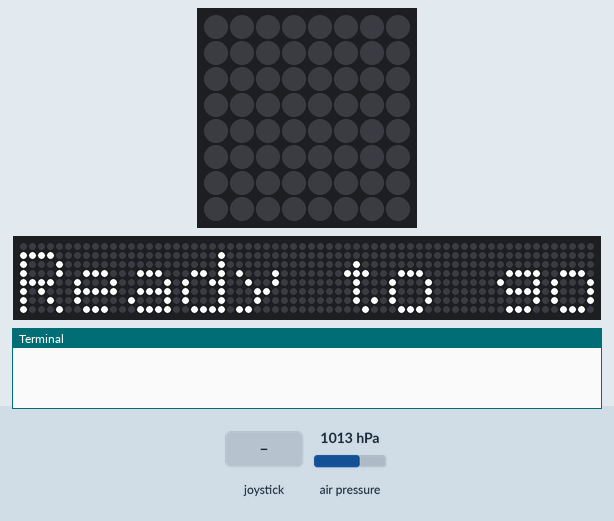
This program was run on a simulated Raspberry Pi (BCM pin numbers) with a Sense HAT. On the bench: the Sense HAT's 8×8 RGB LED matrix, a strip that is not on the board, showing the scrolling text unrolled, the last lines printed to the terminal. Inputs (shaded band) come from the test bench; at power-on: air pressure 1013 hPa. The 64×8 strip is a reading aid, not a part: it shows the text the matrix is scrolling, unrolled, one strip-width of it at a time.

Above: at 7.3 s.
8.6 s: joystick pushed up
At 9.0 s:
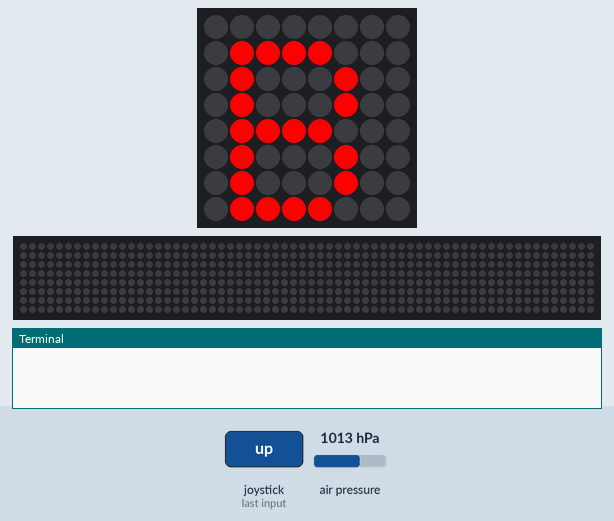
10.8 s: joystick pushed down
At 13.7 s:
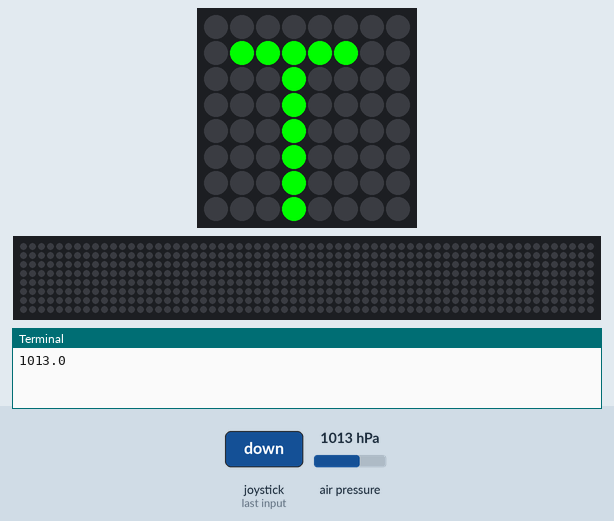
13.8 s: air pressure set to 952 hPa
At 13.98 s:
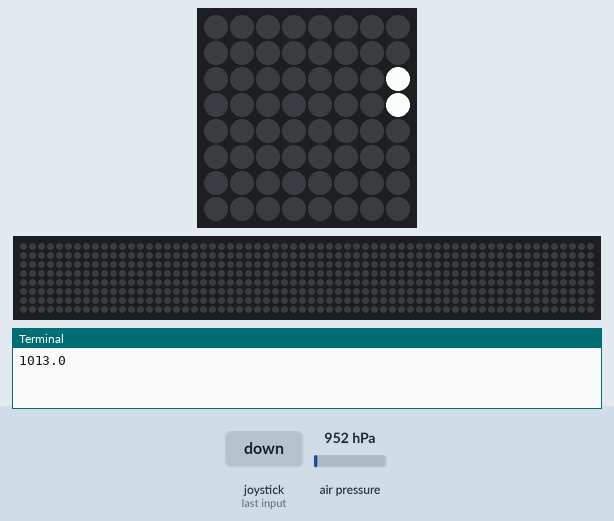
15.4 s: joystick clicked
At 18.0 s:
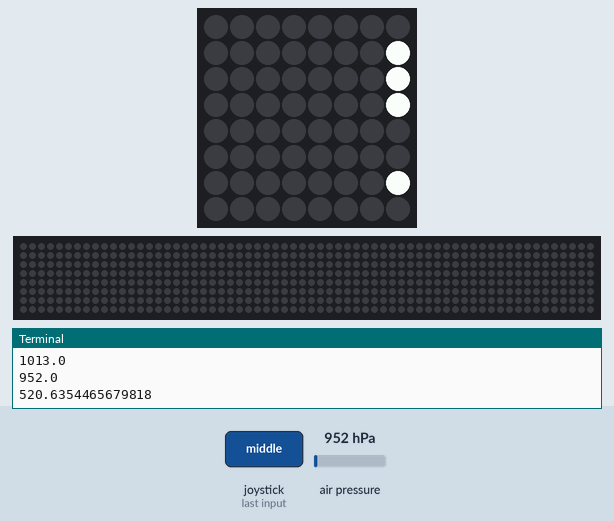

Measured:
- after the input at 8.6 s, the LEDs: change at once (image 1)
- after the input at 10.8 s, the LEDs: first differ from a run without the input after 2.5 s (image 2)
- after the input at 15.4 s, the LEDs: first differ from a run without the input after 2.6 s (image 4)
- what the display in image 1 shows lasts 0.5 s, from 8.6 s to 9.1 s

The program:

Sense_Hat_Altitude_Hypsometric.py
```python
from sense_hat import SenseHat  # sense_hat for real hardware, sense_emu for emulator
from time import sleep
from math import log
sense = SenseHat()

# set colours to use on print out on SenseHat
green = (0, 255, 0)
red = (255, 0, 0)

# clear screen and rotate
sense.clear()
sense.set_rotation(180)

def calculate_altitude(stairs_bottom, stairs_top):
        # calculate altitude from air pressures and temperature of 20 deg C
        alt_accurate = 44330*(1-((stairs_top/stairs_bottom)**(1/5.257)))
        #alt_accurate = ((287.05/9.80665)*(20 + 273.15))*log(stairs_bottom/stairs_top)
        print(alt_accurate)
        alt_m = round(alt_accurate, 2)
        return alt_m

sense.show_message("Ready to go")

# start loop to continuously check for button presses
while True:
        for event in sense.stick.get_events():
                # Check if the joystick was pressed
                if event.action == "pressed":

                        # Check which direction
                        if event.direction == "down":
                                sense.show_letter("T", green)   # Letter T for top of stairs
                                sleep(0.5)
                                stairs_top = sense.get_pressure()
                                sense.show_message(str(stairs_top))
                                print(stairs_top)

                        if event.direction == "up":
                                sense.show_letter("B", red)     # Letter B for bottom of stairs
                                sleep(0.5)
                                stairs_bottom = sense.get_pressure()
                                sense.show_message(str(stairs_bottom))
                                print(stairs_bottom)

                        if event.direction == "middle":         # Middle to calculate height
                                altitude = calculate_altitude(stairs_bottom, stairs_top)

                                sense.show_message(str(altitude) + " metres")
                                print(str(altitude) + " metres")


                        # Wait a while and then clear the screen
                        sleep(0.5)
                        sense.clear()
```
